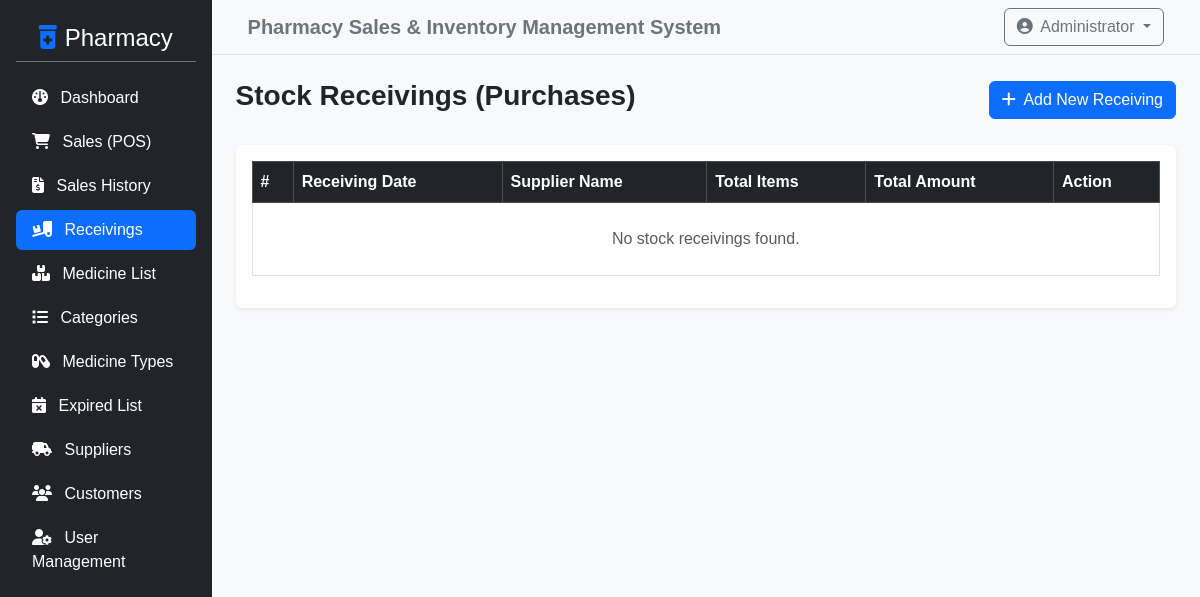
The page /admin/receivings.php (signed in) on the database as committed earlier.
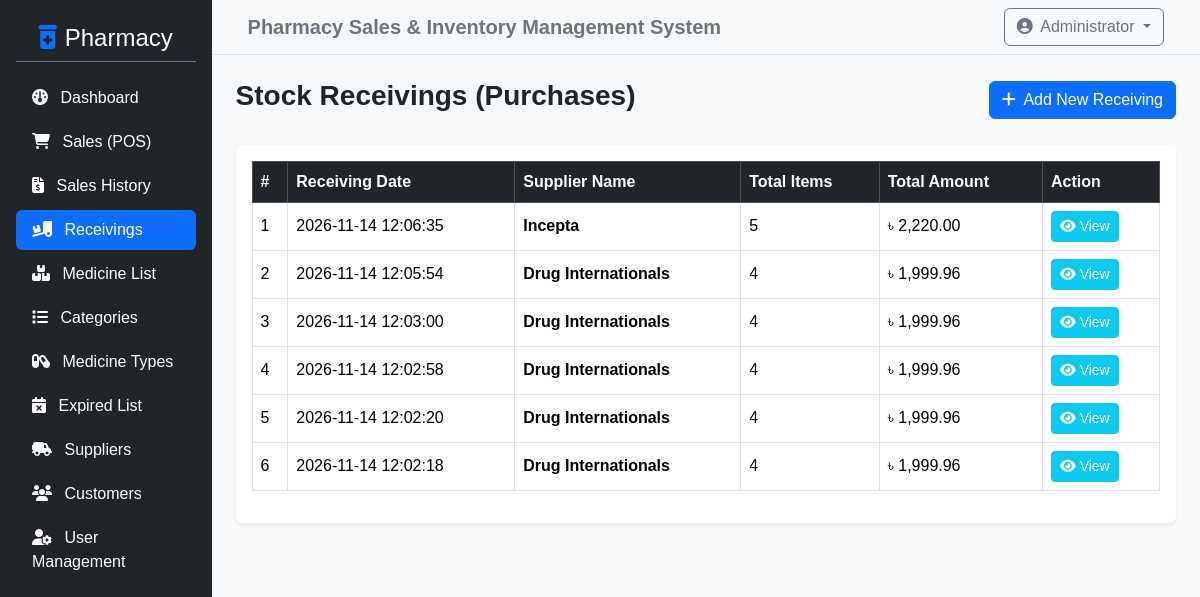
The same page on the database as committed later.
### tables this page shows
CREATE TABLE `receiving_list` (
  `id` int NOT NULL,
  `supplier_id` int NOT NULL,
  `total_items` int NOT NULL,
  `total_amount` decimal(10,2) NOT NULL,
  `date_created` datetime DEFAULT CURRENT_TIMESTAMP
);

CREATE TABLE `supplier_list` (
  `id` int NOT NULL,
  `supplier_name` varchar(255) NOT NULL,
  `contact_person` varchar(255) DEFAULT NULL,
  `phone` varchar(50) NOT NULL,
  `email` varchar(100) DEFAULT NULL,
  `address` text
);

### admin/receivings.php (the view, shortened to what this page needs)
<?php
include '../config/db_connect.php';
$sql = "SELECT r.*, s.supplier_name
        FROM receiving_list r
        LEFT JOIN supplier_list s ON r.supplier_id = s.id
        ORDER BY r.id DESC";
$result = $conn->query($sql);
?>
<?php include '../includes/header.php'; ?>
<div class="d-flex">
    <?php include '../includes/sidebar.php'; ?>
    <div class="w-100 bg-light min-vh-100">
        <?php include '../includes/topbar.php'; ?>
        <div class="container-fluid p-4">
            <div class="d-flex justify-content-between align-items-center mb-4">
                <h3 class="fw-bold">Stock Receivings (Purchases)</h3>
                <a href="add_receiving.php" class="btn btn-primary"><i class="fa-solid fa-plus me-1"></i> Add New Receiving</a>
            </div>
            <div class="card shadow-sm border-0">
                <div class="card-body">
                    <div class="table-responsive">
                        <table class="table table-bordered table-hover align-middle">
                            <thead class="table-dark">
                                <tr>
                                    <th>#</th>
                                    <th>Receiving Date</th>
                                    <th>Supplier Name</th>
                                    <th>Total Items</th>
                                    <th>Total Amount</th>
                                    <th>Action</th>
                                </tr>
                            </thead>
                            <tbody>
                                <?php if ($result && $result->num_rows > 0): ?>
                                    <?php $i = 1; while ($row = $result->fetch_assoc()): ?>
                                        <tr>
                                            <td><?php echo $i++; ?></td>
                                            <td><?php echo htmlspecialchars($row['date_created'] ?? $row['created_at'] ?? 'N/A'); ?></td>
                                            <td><strong><?php echo htmlspecialchars($row['supplier_name'] ?? 'Walking Supplier'); ?></strong></td>
                                            <td><?php echo htmlspecialchars($row['total_items'] ?? '0'); ?></td>
                                            <td>৳ <?php echo number_format($row['total_amount'] ?? 0, 2); ?></td>
                                            <td>
                                                <a href="view_receiving.php?id=<?php echo $row['id']; ?>" class="btn btn-sm btn-info text-white"><i class="fa-solid fa-eye"></i> View</a>
                                            </td>
                                        </tr>
                                    <?php endwhile; ?>
                                <?php else: ?>
                                    <tr>
                                        <td colspan="6" class="text-center text-muted py-4">No stock receivings found.</td>
                                    </tr>
                                <?php endif; ?>
                            </tbody>
                        </table>
                    </div>
                </div>
            </div>
        </div>
    </div>
</div>
<?php include '../includes/footer.php'; ?>

### includes/header.php (shortened to what this page needs)
<!DOCTYPE html>
<html lang="en">
<head>
    <link href="https://cdn.jsdelivr.net/npm/bootstrap@5.3.2/dist/css/bootstrap.min.css" rel="stylesheet">
    <link rel="stylesheet" href="https://cdnjs.cloudflare.com/ajax/libs/font-awesome/6.4.2/css/all.min.css">
    <link rel="stylesheet" href="../assets/css/style.css">
</head>
<body>

### includes/sidebar.php
<?php
$current_page = basename($_SERVER['PHP_SELF']);
?>
<div class="bg-dark text-white p-3 min-vh-100 sidebar" style="width: 250px;">
    <h4 class="text-center py-2 border-bottom border-secondary mb-3">
        <i class="fa-solid fa-prescription-bottle-medical text-primary me-2"></i>Pharmacy
    </h4>
    <ul class="nav nav-pills flex-column">
        <li class="nav-item mb-1">
            <a href="dashboard.php" class="nav-link text-white <?php echo ($current_page == 'dashboard.php') ? 'active bg-primary' : ''; ?>">
                <i class="fa-solid fa-gauge me-2"></i> Dashboard
            </a>
        </li>
        <li class="nav-item mb-1">
            <a href="pos.php" class="nav-link text-white <?php echo ($current_page == 'pos.php') ? 'active bg-primary' : ''; ?>">
                <i class="fa-solid fa-cart-shopping me-2"></i> Sales (POS)
            </a>
        </li>
        <li class="nav-item mb-1">
            <a href="sales.php" class="nav-link text-white <?php echo in_array($current_page, ['sales.php', 'view_sale.php']) ? 'active bg-primary' : ''; ?>">
                <i class="fa-solid fa-file-invoice-dollar me-2"></i> Sales History
            </a>
        </li>
        <li class="nav-item mb-1">
            <a href="receivings.php" class="nav-link text-white <?php echo in_array($current_page, ['receivings.php', 'add_receiving.php', 'view_receiving.php']) ? 'active bg-primary' : ''; ?>">
                <i class="fa-solid fa-truck-ramp-box me-2"></i> Receivings
            </a>
        </li>
        <li class="nav-item mb-1">
            <a href="medicines.php" class="nav-link text-white <?php echo in_array($current_page, ['medicines.php', 'add_medicine.php', 'edit_medicine.php']) ? 'active bg-primary' : ''; ?>">
                <i class="fa-solid fa-boxes-stacked me-2"></i> Medicine List
            </a>
        </li>
        <li class="nav-item mb-1">
            <a href="categories.php" class="nav-link text-white <?php echo ($current_page == 'categories.php') ? 'active bg-primary' : ''; ?>">
                <i class="fa-solid fa-list me-2"></i> Categories
            </a>
        </li>
        <li class="nav-item mb-1">
            <a href="medicine_types.php" class="nav-link text-white <?php echo ($current_page == 'medicine_types.php') ? 'active bg-primary' : ''; ?>">
                <i class="fa-solid fa-capsules me-2"></i> Medicine Types
            </a>
        </li>
        <li class="nav-item mb-1">
            <a href="expired_list.php" class="nav-link text-white <?php echo ($current_page == 'expired_list.php') ? 'active bg-primary' : ''; ?>">
                <i class="fa-solid fa-calendar-xmark me-2"></i> Expired List
            </a>
        </li>
        <li class="nav-item mb-1">
            <a href="suppliers.php" class="nav-link text-white <?php echo ($current_page == 'suppliers.php') ? 'active bg-primary' : ''; ?>">
                <i class="fa-solid fa-truck-field me-2"></i> Suppliers
            </a>
        </li>
        <li class="nav-item mb-1">
            <a href="customers.php" class="nav-link text-white <?php echo ($current_page == 'customers.php') ? 'active bg-primary' : ''; ?>">
                <i class="fa-solid fa-users me-2"></i> Customers
            </a>
        </li>
        <li class="nav-item mb-1">
            <a href="users.php" class="nav-link text-white <?php echo ($current_page == 'users.php') ? 'active bg-primary' : ''; ?>">
                <i class="fa-solid fa-user-gear me-2"></i> User Management
            </a>
        </li>
    </ul>
</div>

### includes/topbar.php (shortened to what this page needs)
<nav class="navbar navbar-expand-lg navbar-light bg-light border-bottom px-4">
    <div class="container-fluid">
        <span class="navbar-brand mb-0 h1 fw-bold text-secondary">
            Pharmacy Sales & Inventory Management System
        </span>
        <div class="d-flex align-items-center">
            <div class="dropdown">
                <button class="btn btn-outline-secondary dropdown-toggle" type="button" id="userDropdown" data-bs-toggle="dropdown" aria-expanded="false">
                    <i class="fa-solid fa-user-circle me-1"></i> Administrator
                </button>
            </div>
        </div>
    </div>
</nav>

### includes/footer.php (shortened to what this page needs)
</body>
</html>

### assets/css/style.css (style rules this page uses)
body { font-family: 'Segoe UI', Tahoma, Geneva, Verdana, sans-serif; background-color: #f8f9fa; }
body { background-color: #f8f9fa; font-family: Arial, sans-serif; }

Rows that differ between the two databases and show on the page:
added receiving_list: date_created "2026-11-14 12:06:35", supplier_list.supplier_name "Incepta", total_items "5", total_amount "2,220.00"
added receiving_list: date_created "2026-11-14 12:05:54", supplier_list.supplier_name "Drug Internationals", total_items "4", total_amount "1,999.96"
added receiving_list: date_created "2026-11-14 12:03:00", supplier_list.supplier_name "Drug Internationals", total_items "4", total_amount "1,999.96"
added receiving_list: date_created "2026-11-14 12:02:58", supplier_list.supplier_name "Drug Internationals", total_items "4", total_amount "1,999.96"
added receiving_list: date_created "2026-11-14 12:02:20", supplier_list.supplier_name "Drug Internationals", total_items "4", total_amount "1,999.96"
added receiving_list: date_created "2026-11-14 12:02:18", supplier_list.supplier_name "Drug Internationals", total_items "4", total_amount "1,999.96"
Other text that changed with them:
text no longer shown: "No stock receivings found."
